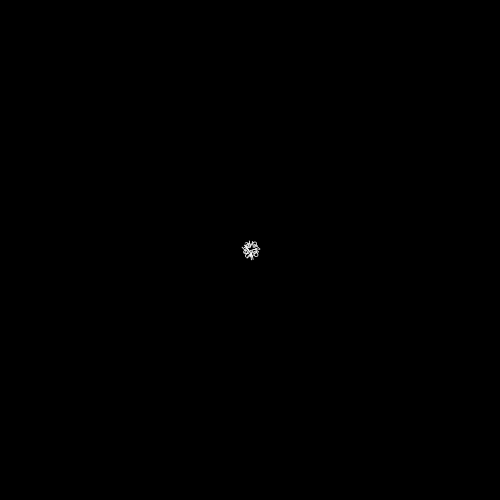
Frame 1 (no input)
Frame 60 (the mouse pressed at the canvas centre just before this capture): identical to frame 1, image omitted
Frame 120 (the mouse held since frame 60 and released just before this capture): identical to frame 1, image omitted

The Processing sketch that drew this single still picture (run headless with seeded random() and noise(); from frame 60 on, the mouse is pressed at the canvas centre):

// Processing sketch: X096_FilledNoteHead
// ── X096_FilledNoteHead.pde
// 1.28.17
//
// Spiral
//
// For light up notes
// Filling the note head with a spiral
// Already integrated into X094

float MAX_RADIUS = 10;

void setup() {
  size(500, 500);
  
  background(0);
  stroke(250);
}

void draw() {
    background(0);
  
    textSize(10);
    
    String str = "hello world ~";
    float radius = textWidth(str.charAt(0));
    int i = 0;
    //so we are rotating around the center, rather than (0,0):
    translate(width/2, height/2); 
    while (radius < MAX_RADIUS) {
      radius += 0.2;
      char letter = str.charAt(i);
      float arclen = textWidth(letter);
      float theta = arclen/radius;

      rotate(theta);
      text(letter, 0, radius);
      i ++; i %=str.length();
    }
}
